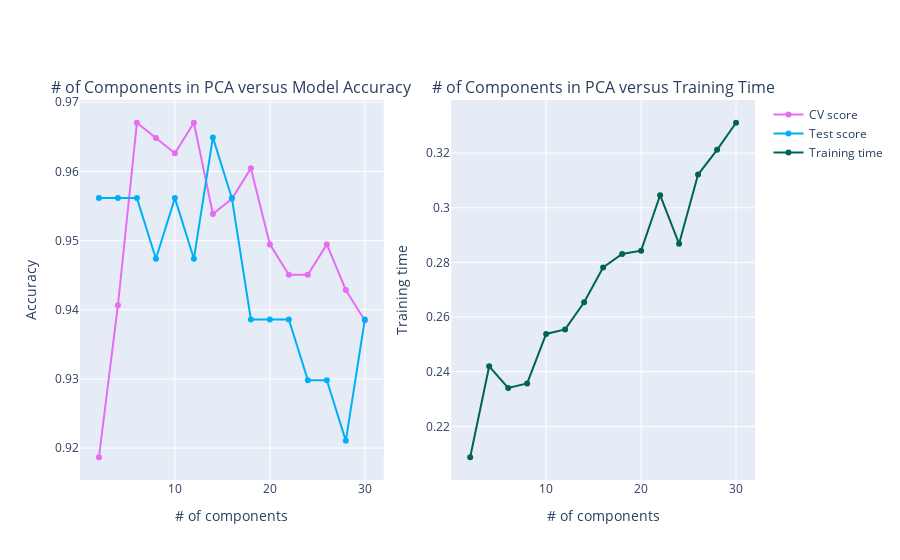

Source (notebook cell):
### Markdown cell above
**No of Components in PCA versus Model Accuracy/Training Time**

### Code cell
PCA_curves(PCA_cv_score, PCA_test_score, PCA_cv_training_time)

### Figure 1 — Plotly figure (JSON) as saved in the notebook; plotly's stock layout.template omitted (floating-point values rounded to 4 significant figures)
{"data": [{"line": {"color": "rgb(231,107,243)", "width": 2}, "name": "CV score", "type": "scatter", "x": [2, 4, 6, 8, 10, 12, 14, 16, 18, 20, 22, 24, 26, 28, 30], "xaxis": "x", "y": [0.9187, 0.9407, 0.967, 0.9648, 0.9626, 0.967, 0.9538, 0.956, 0.9604, 0.9495, 0.9451, 0.9451, 0.9495, 0.9429, 0.9385], "yaxis": "y"}, {"line": {"color": "rgb(0,176,246)", "width": 2}, "name": "Test score", "type": "scatter", "x": [2, 4, 6, 8, 10, 12, 14, 16, 18, 20, 22, 24, 26, 28, 30], "xaxis": "x", "y": [0.9561, 0.9561, 0.9561, 0.9474, 0.9561, 0.9474, 0.9649, 0.9561, 0.9386, 0.9386, 0.9386, 0.9298, 0.9298, 0.9211, 0.9386], "yaxis": "y"}, {"line": {"color": "rgb(0,100,80)", "width": 2}, "name": "Training time", "type": "scatter", "x": [2, 4, 6, 8, 10, 12, 14, 16, 18, 20, 22, 24, 26, 28, 30], "xaxis": "x2", "y": [0.2087, 0.242, 0.234, 0.2357, 0.2538, 0.2555, 0.2654, 0.2781, 0.2831, 0.2843, 0.3046, 0.2868, 0.3121, 0.3212, 0.3311], "yaxis": "y2"}], "layout": {"annotations": [{"font": {"size": 16}, "showarrow": false, "text": "# of Components in PCA versus Model Accuracy", "x": 0.225, "xanchor": "center", "xref": "paper", "y": 1, "yanchor": "bottom", "yref": "paper"}, {"font": {"size": 16}, "showarrow": false, "text": "# of Components in PCA versus Training Time", "x": 0.775, "xanchor": "center", "xref": "paper", "y": 1, "yanchor": "bottom", "yref": "paper"}], "autosize": true, "xaxis": {"anchor": "y", "autorange": true, "domain": [0, 0.45], "range": [0.1753, 31.82], "title": {"text": "# of components"}, "type": "linear"}, "xaxis2": {"anchor": "y2", "autorange": true, "domain": [0.55, 1], "range": [0.1753, 31.82], "title": {"text": "# of components"}, "type": "linear"}, "yaxis": {"anchor": "x", "autorange": true, "domain": [0, 1], "range": [0.9151, 0.9706], "title": {"text": "Accuracy"}, "type": "linear"}, "yaxis2": {"anchor": "x2", "autorange": true, "domain": [0, 1], "range": [0.1997, 0.3401], "title": {"text": "Training time"}, "type": "linear"}}}
